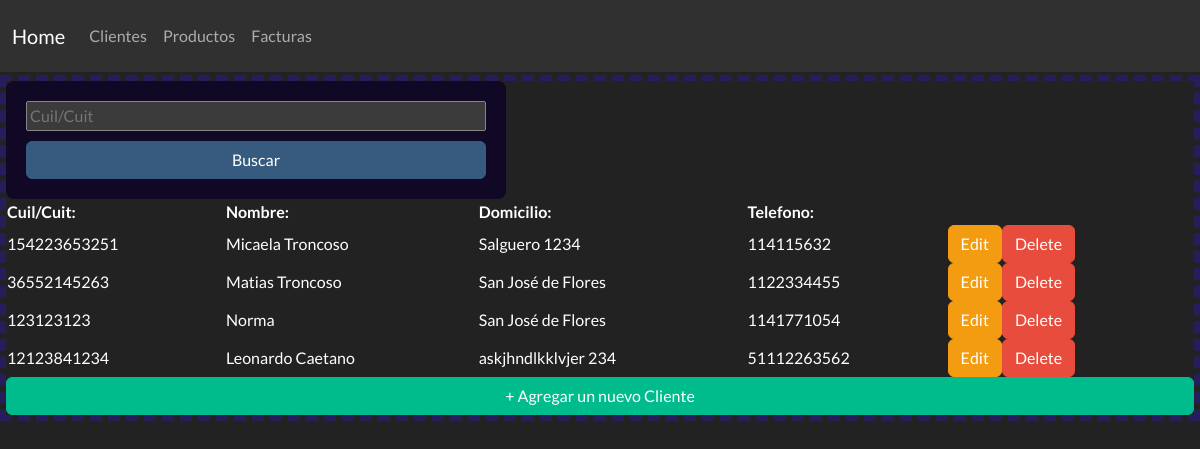
The app's page /appProductos/clientes/ with its own data.
### appProductos/models.py (models this page shows, shortened)
class Clientes (models.Model):
    cuil_cuit = models.CharField(max_length=40)
    nombre_apellido = models.CharField(max_length=40)
    domicilio = models.CharField(max_length=40)
    telefono = models.IntegerField()

### appProductos/views.py (the view)
# urls.py: path('clientes/', read_clientes),
def read_clientes (request=None):
    clientes = Clientes.objects.all()
    return render(request, "clientesCRUD/read_clientes.html", {"clientes":clientes})

### appProductos/template/clientesCRUD/read_clientes.html
{% extends "home.html" %}
{% load static %}
{% block contenido %}
<form class="formDataCliente" action="/appProductos/buscar_cliente/" method="GET">
    <input type="cuil_cuit" name="cuil_cuit" placeholder="Cuil/Cuit">
    <button type="submit" class="btn btn-primary btndj">Buscar</button>
</form>
{% if busc_clientes %}
    <ul>
        {% for busc_cliente in busc_clientes %}
        <li> Cuil/Cuit: {{busc_cliente.cuil_cuit}} </li>
        <li> Nombre: {{busc_cliente.nombre_apellido}} </li>
        <li> Domicilio: {{busc_cliente.domicilio}} </li>
        <li> Telefono: {{busc_cliente.telefono}} </li>
        <a> -------------------------------------- </a>
        {% endfor %}
    </ul>
{% else %}
    <table>
        <tr>
            <th> Cuil/Cuit:</th>
            <th> Nombre:</th>
            <th> Domicilio:</th>
            <th> Telefono:</th>
        </tr>
    {% for cliente in clientes %}
        <tr>
            <td> {{cliente.cuil_cuit}}</td>
            <td> {{cliente.nombre_apellido}}</td>
            <td> {{cliente.domicilio}}</td>
            <td> {{cliente.telefono}}</td>
            <td href="/appProductos/update_cliente/{{cliente.id}}" class="btn btn-warning">Edit</td>
            <td href="/appProductos/delete_cliente/{{cliente.id}}" class="btn btn-danger">Delete</td>
        </tr>
    {% endfor %}
    </table>
    <a class="btn btn-success" href="/appProductos/create_cliente">+ Agregar un nuevo Cliente</a>
{% endif %}
{% endblock %}

### appProductos/template/home.html (shortened to what this page needs)
<!DOCTYPE html>
<html lang="en">
<head>
    {% load static %}
    <link rel="stylesheet" href="{%static 'appProductos/css/bootstrap.min.css'%}">
    <link rel="stylesheet" href="{%static 'appProductos/css/myestilo.css'%}">
</head>
<body>
    <nav class="navbar navbar-expand-md navbar-dark fixed-top bg-dark">
        <div class="container-fluid">
            <a class="navbar-brand" href="http://127.0.0.1:8000/appProductos/">Home</a>
          <div class="collapse navbar-collapse" id="navbarCollapse">
            <ul class="navbar-nav me-auto mb-2 mb-md-0">
              <li class="nav-item">
                <a class="nav-link" aria-current="page" href="http://127.0.0.1:8000/appProductos/clientes/">Clientes</a>
              </li>
              <li class="nav-item">
                <a class="nav-link" href="http://127.0.0.1:8000/appProductos/productos/">Productos</a>
              </li>
              <li class="nav-item">
                <a class="nav-link" href="http://127.0.0.1:8000/appProductos/facturas/">Facturas</a>
              </li>
            </ul>
          </div>
        </div>
      </nav>
      <div class="contenido1">
        {% block contenido %}{% endblock %}
      </div>
</body>
</html>

### appProductos/static/appProductos/css/myestilo.css (style rules this page uses)
.contenido1 { position: center; display: flex; flex-direction: column; top: 60px; transform : translate(0px , 75px); border: 6px dashed rgb(37, 30, 91); }
.formDataCliente { position: center; display: flex; flex-direction: column; width: 500px; gap: 10px; background-color: rgb(17, 8, 37); border-radius: 8px; padding: 20px; }

### records on screen
Clientes: cuil_cuit "154223653251", nombre_apellido "Micaela Troncoso", domicilio "Salguero 1234", telefono "114115632"
Clientes: cuil_cuit "36552145263", nombre_apellido "Matias Troncoso", domicilio "San José de Flores", telefono "1122334455"
Clientes: cuil_cuit "123123123", nombre_apellido "Norma", domicilio "San José de Flores", telefono "1141771054"
Clientes: cuil_cuit "12123841234", nombre_apellido "Leonardo Caetano", domicilio "askjhndlkklvjer 234", telefono "51112263562"
